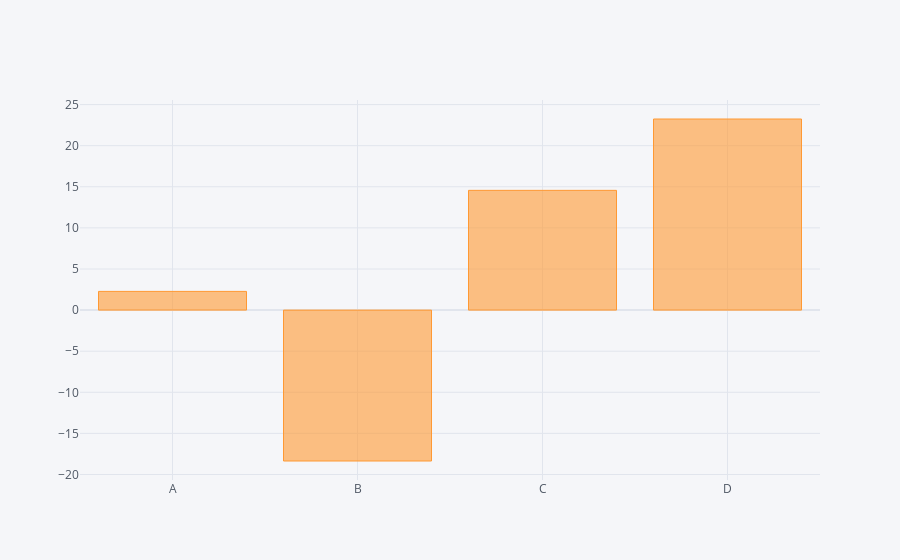

Write notebook code for a chart like this one.
### Code cell
# Now take sum of each column in df and plot bar graph
print(df.sum().iplot(kind='bar'))

### Figure 1 — Plotly figure (JSON) as saved in the notebook; plotly's stock layout.template omitted (floating-point values rounded to 4 significant figures)
{"data": [{"marker": {"color": "rgba(255, 153, 51, 0.6)", "line": {"color": "rgba(255, 153, 51, 1.0)", "width": 1}}, "name": "None", "orientation": "v", "text": "", "type": "bar", "x": ["A", "B", "C", "D"], "y": [2.275, -18.36, 14.57, 23.25]}], "layout": {"legend": {"bgcolor": "#F5F6F9", "font": {"color": "#4D5663"}}, "paper_bgcolor": "#F5F6F9", "plot_bgcolor": "#F5F6F9", "title": {"font": {"color": "#4D5663"}}, "xaxis": {"gridcolor": "#E1E5ED", "showgrid": true, "tickfont": {"color": "#4D5663"}, "title": {"font": {"color": "#4D5663"}, "text": ""}, "zerolinecolor": "#E1E5ED"}, "yaxis": {"gridcolor": "#E1E5ED", "showgrid": true, "tickfont": {"color": "#4D5663"}, "title": {"font": {"color": "#4D5663"}, "text": ""}, "zerolinecolor": "#E1E5ED"}}}
